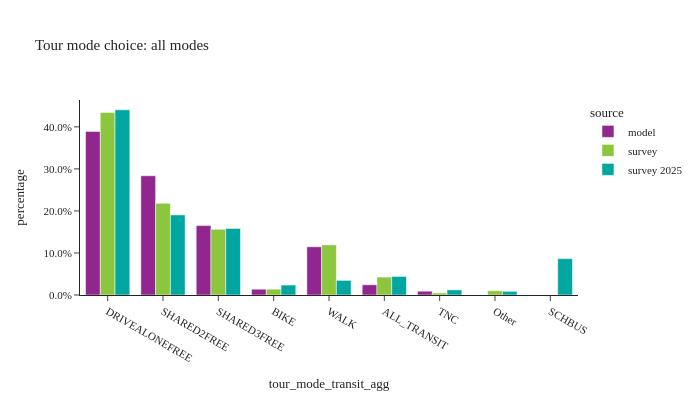

Notebook source saved alongside this figure:
### Code cell
util.plot_share_barchart(tour_data, 'tour_weight', 'tour_mode_transit_agg', title="Tour mode choice: all modes")

### Figure 1 — Plotly figure (JSON) as saved in the notebook; plotly's stock layout.template omitted (floating-point values rounded to 4 significant figures)
{"data": [{"alignmentgroup": "True", "customdata": [[2048987], [1493387], [869415], [72450], [603963], [127994], [47665]], "hovertemplate": "source=model<br>tour_mode_transit_agg=%{x}<br>percentage=%{y}<br>sample_size=%{customdata[0]}<extra></extra>", "legendgroup": "model", "marker": {"color": "#91268F", "pattern": {"shape": ""}}, "name": "model", "offsetgroup": "model", "orientation": "v", "showlegend": true, "textposition": "auto", "type": "bar", "x": ["DRIVEALONEFREE", "SHARED2FREE", "SHARED3FREE", "BIKE", "WALK", "ALL_TRANSIT", "TNC"], "xaxis": "x", "y": [0.3893, 0.2837, 0.1652, 0.01376, 0.1147, 0.02432, 0.009055], "yaxis": "y"}, {"alignmentgroup": "True", "customdata": [[4130], [2030], [1154], [351], [2543], [918], [66], [132]], "hovertemplate": "source=survey<br>tour_mode_transit_agg=%{x}<br>percentage=%{y}<br>sample_size=%{customdata[0]}<extra></extra>", "legendgroup": "survey", "marker": {"color": "#8CC63E", "pattern": {"shape": ""}}, "name": "survey", "offsetgroup": "survey", "orientation": "v", "showlegend": true, "textposition": "auto", "type": "bar", "x": ["DRIVEALONEFREE", "SHARED2FREE", "SHARED3FREE", "BIKE", "WALK", "ALL_TRANSIT", "TNC", "Other"], "xaxis": "x", "y": [0.4343, 0.2182, 0.1565, 0.01391, 0.1193, 0.04265, 0.004937, 0.0102], "yaxis": "y"}, {"alignmentgroup": "True", "customdata": [[582], [226], [175], [18], [57], [80], [140], [7], [23]], "hovertemplate": "source=survey 2025<br>tour_mode_transit_agg=%{x}<br>percentage=%{y}<br>sample_size=%{customdata[0]}<extra></extra>", "legendgroup": "survey 2025", "marker": {"color": "#00A7A0", "pattern": {"shape": ""}}, "name": "survey 2025", "offsetgroup": "survey 2025", "orientation": "v", "showlegend": true, "textposition": "auto", "type": "bar", "x": ["DRIVEALONEFREE", "SHARED2FREE", "SHARED3FREE", "BIKE", "WALK", "ALL_TRANSIT", "SCHBUS", "TNC", "Other"], "xaxis": "x", "y": [0.4407, 0.1906, 0.1584, 0.02371, 0.03481, 0.04417, 0.08653, 0.0123, 0.008704], "yaxis": "y"}], "layout": {"barmode": "group", "height": 400, "legend": {"title": {"text": "source"}, "tracegroupgap": 0}, "title": {"text": "Tour mode choice: all modes"}, "width": 700, "xaxis": {"anchor": "y", "domain": [0.0, 1.0], "title": {"text": "tour_mode_transit_agg"}}, "yaxis": {"anchor": "x", "domain": [0.0, 1.0], "tickformat": ".1%", "title": {"text": "percentage"}}}}
